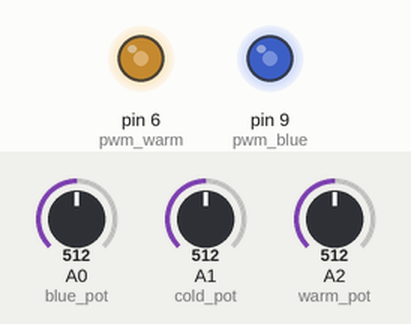
This sketch was run on a simulated Arduino Uno, built with avr-gcc and run on an emulated ATmega328P. Parts: output pins drawn as LEDs (lit = HIGH). Inputs (shaded band) come from the test bench; at power-on: A0 (blue_pot) = 512, A2 (warm_pot) = 512, A1 (cold_pot) = 512. Pins used as bus, display or sensor lines are not drawn.

Above: at 1.2 s.
1.3 s: A0 (blue_pot) set to 716
At 2.6 s:
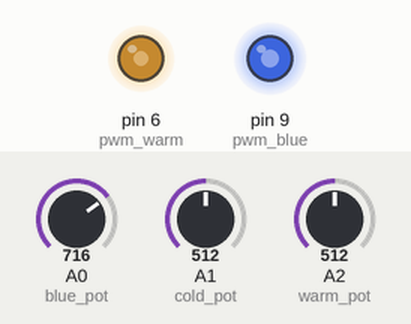
2.9 s: A2 (warm_pot) set to 716
At 4.0 s:
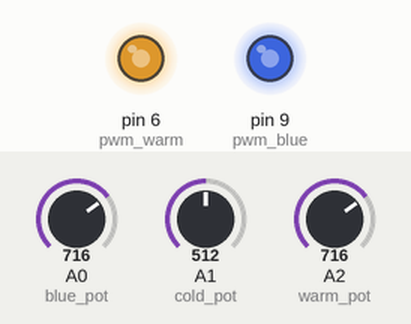
4.5 s: A0 (blue_pot) set to 900
At 5.3 s:
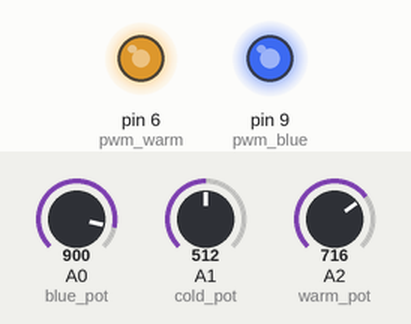
6.1 s: A2 (warm_pot) set to 900
At 6.7 s:
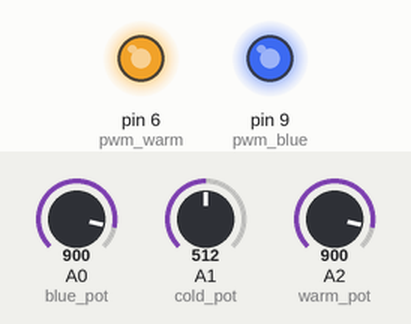
7.7 s: A0 (blue_pot) set to 511
At 8.1 s:
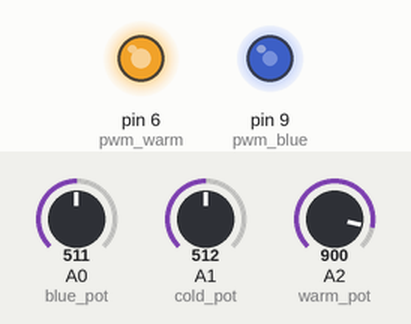
9.3 s: A2 (warm_pot) set to 122
At 10.6 s:
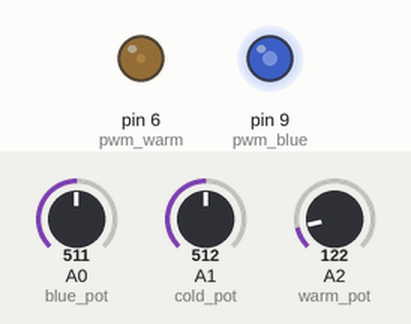
Timing chart, 0 to 11.9 s (numbered marks = the images above; inputs shaded):
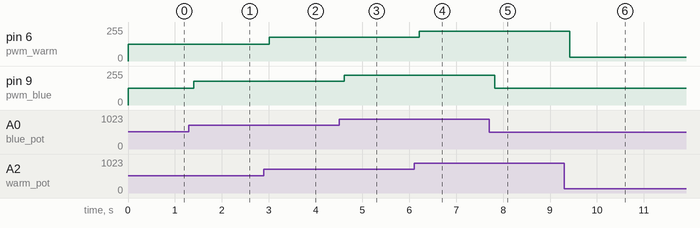

The sketch:

DesktopLightFixture.ino
```cpp
/*
 *  Desktop Light Fixture
 *  By Haritz López (haritz@haritzlopez.es)
 *
 *  This is the code for the Desktop Light Fixture project. The wiring is very simple.
 *  Each of the pots controls the PWM signal that drives each of the MOSFETs.
 */

int blue_pot = A0;    // Input pins for the pots. Each por must provide a 0 to 5 vsignal
int cold_pot = A1;    //   0v: LEDs of that particular color are off
int warm_pot = A2;    //   5v: LEDs of that particular color are at full brigthness

int pwm_blue = 9;     // Pins where PWM signals came out to drive the MOSFETs
int pwm_cold = 5;
int pwm_warm = 6;

int blue_value = 0;  // This variables are used to store the value to be
int cold_value = 0;
int warm_value = 0;

void setup() {
  pinMode(pwm_blue, OUTPUT);  // Set each of the output pins
  pinMode(pwm_cold, OUTPUT);
  pinMode(pwm_warm, OUTPUT);
}


void loop() {

  blue_value = analogRead(blue_pot);  // Read analog values of the pots
  cold_value = analogRead(cold_pot);
  warm_value = analogRead(warm_pot);

  // The analogWrite function, outputs an PWM encoded analog value in the selected pin. The
  // Function inputs the output pin number and a value that goes from 0 to 255 corresponding to a
  // 0% duty cycle to a 100% duty cycle.
  // The reading from the pots gives a value from 0 to 1023, being 0 when 0v are read
  // and 1023 when 5v are read.
  // Since the input of the pots and the PWM output duty cycle functions range do not match
  // the map function is used to map input pots' value range to output PWM's value range.
  // An offset of 5 is set to avoid low frequency flikering in the LEDs due to noise.

  analogWrite(pwm_blue,map(blue_value, 5, 1023, 0, 255));
  analogWrite(pwm_cold,map(cold_value, 5, 1023, 0, 255));
  analogWrite(pwm_warm,map(warm_value, 5, 1023, 0, 255));

  delay(200);  // This delay kills pot response, but filters fliker in the pots readings.
               // If instant response is needed, this delay might be removed and some other
               // filtering technique be used in the analogReads.
}
```

Measured:
- after the input at 1.3 s, pin 9 (pwm_blue): 126/255 → 178/255 after 0.10 s
- after the input at 2.9 s, pin 6 (pwm_warm): 126/255 → 178/255 after 0.11 s
- after the input at 4.5 s, pin 9 (pwm_blue): 178/255 → 224/255 after 0.11 s
- after the input at 6.1 s, pin 6 (pwm_warm): 178/255 → 224/255 after 0.12 s
- after the input at 7.7 s, pin 9 (pwm_blue): 224/255 → 126/255 after 0.12 s
- after the input at 9.3 s, pin 6 (pwm_warm): 224/255 → 29/255 after 0.12 s
